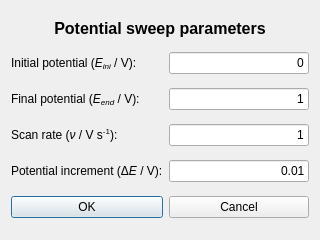
<?xml version="1.0" encoding="UTF-8"?>
<ui version="4.0">
 <class>Dialog</class>
 <widget class="QDialog" name="Dialog">
  <property name="geometry">
   <rect>
    <x>0</x>
    <y>0</y>
    <width>320</width>
    <height>240</height>
   </rect>
  </property>
  <property name="windowTitle">
   <string>Add potential sweep</string>
  </property>
  <layout class="QGridLayout" name="gridLayout">
   <item row="1" column="0">
    <widget class="QLabel" name="label">
     <property name="text">
      <string>&lt;html&gt;&lt;head/&gt;&lt;body&gt;&lt;p&gt;Initial potential (&lt;span style=&quot; font-style:italic;&quot;&gt;E&lt;/span&gt;&lt;span style=&quot; font-style:italic; vertical-align:sub;&quot;&gt;ini&lt;/span&gt; / V):&lt;/p&gt;&lt;/body&gt;&lt;/html&gt;</string>
     </property>
    </widget>
   </item>
   <item row="1" column="1">
    <widget class="QLineEdit" name="lineEdit">
     <property name="text">
      <string>0</string>
     </property>
     <property name="alignment">
      <set>Qt::AlignRight|Qt::AlignTrailing|Qt::AlignVCenter</set>
     </property>
    </widget>
   </item>
   <item row="0" column="0" colspan="2">
    <widget class="QLabel" name="label_4">
     <property name="sizePolicy">
      <sizepolicy hsizetype="Preferred" vsizetype="Fixed">
       <horstretch>0</horstretch>
       <verstretch>0</verstretch>
      </sizepolicy>
     </property>
     <property name="text">
      <string>&lt;html&gt;&lt;head/&gt;&lt;body&gt;&lt;p align=&quot;center&quot;&gt;&lt;span style=&quot; font-size:12pt; font-weight:600;&quot;&gt;Potential sweep parameters&lt;/span&gt;&lt;/p&gt;&lt;/body&gt;&lt;/html&gt;</string>
     </property>
     <property name="alignment">
      <set>Qt::AlignCenter</set>
     </property>
    </widget>
   </item>
   <item row="4" column="1">
    <widget class="QLineEdit" name="lineEdit_4">
     <property name="text">
      <string>0.01</string>
     </property>
     <property name="alignment">
      <set>Qt::AlignRight|Qt::AlignTrailing|Qt::AlignVCenter</set>
     </property>
    </widget>
   </item>
   <item row="3" column="1">
    <widget class="QLineEdit" name="lineEdit_3">
     <property name="text">
      <string>1</string>
     </property>
     <property name="alignment">
      <set>Qt::AlignRight|Qt::AlignTrailing|Qt::AlignVCenter</set>
     </property>
    </widget>
   </item>
   <item row="3" column="0">
    <widget class="QLabel" name="label_3">
     <property name="text">
      <string>&lt;html&gt;&lt;head/&gt;&lt;body&gt;&lt;p&gt;Scan rate (&lt;span style=&quot; font-style:italic;&quot;&gt;ν&lt;/span&gt; / V s&lt;span style=&quot; vertical-align:super;&quot;&gt;-1&lt;/span&gt;):&lt;/p&gt;&lt;/body&gt;&lt;/html&gt;</string>
     </property>
    </widget>
   </item>
   <item row="2" column="0">
    <widget class="QLabel" name="label_2">
     <property name="text">
      <string>&lt;html&gt;&lt;head/&gt;&lt;body&gt;&lt;p&gt;Final potential (&lt;span style=&quot; font-style:italic;&quot;&gt;E&lt;/span&gt;&lt;span style=&quot; font-style:italic; vertical-align:sub;&quot;&gt;end&lt;/span&gt; / V):&lt;/p&gt;&lt;/body&gt;&lt;/html&gt;</string>
     </property>
    </widget>
   </item>
   <item row="4" column="0">
    <widget class="QLabel" name="label_5">
     <property name="text">
      <string>&lt;html&gt;&lt;head/&gt;&lt;body&gt;&lt;p&gt;Potential increment (Δ&lt;span style=&quot; font-style:italic;&quot;&gt;E&lt;/span&gt; / V):&lt;/p&gt;&lt;/body&gt;&lt;/html&gt;</string>
     </property>
    </widget>
   </item>
   <item row="2" column="1">
    <widget class="QLineEdit" name="lineEdit_2">
     <property name="text">
      <string>1</string>
     </property>
     <property name="alignment">
      <set>Qt::AlignRight|Qt::AlignTrailing|Qt::AlignVCenter</set>
     </property>
    </widget>
   </item>
   <item row="5" column="0">
    <widget class="QPushButton" name="pushButton">
     <property name="text">
      <string>OK</string>
     </property>
    </widget>
   </item>
   <item row="5" column="1">
    <widget class="QPushButton" name="pushButton_2">
     <property name="text">
      <string>Cancel</string>
     </property>
    </widget>
   </item>
  </layout>
 </widget>
 <resources/>
 <connections/>
</ui>
